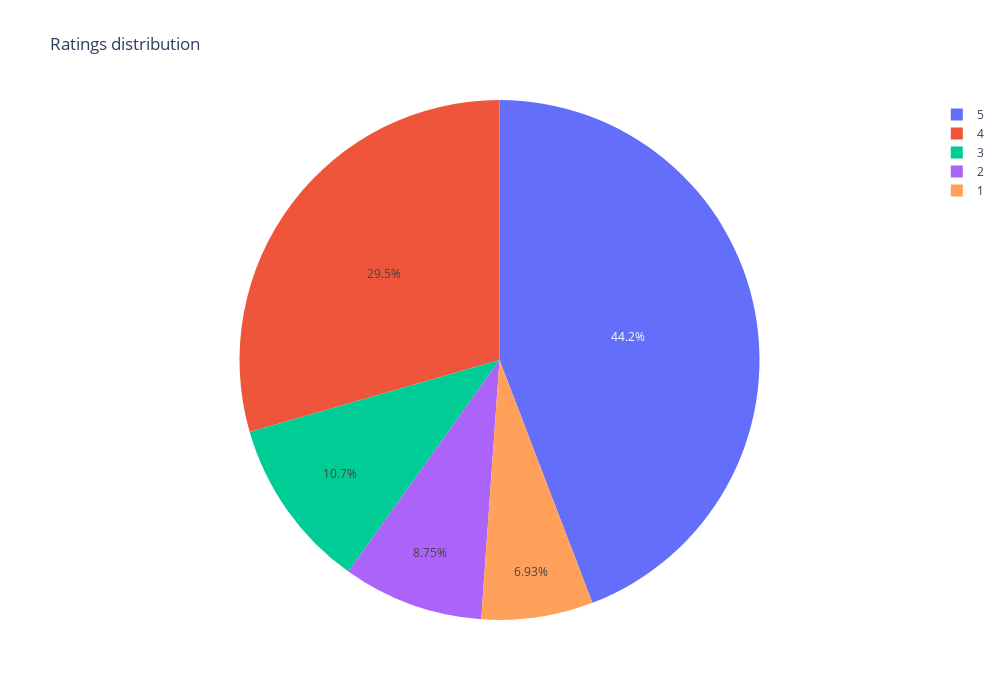

The notebook cell saved with this chart:
### Code cell
px.pie(values=counts.Counts , names=counts.Rating, title='Ratings distribution', width=1000, height=700)

### Figure 1 — Plotly figure (JSON) as saved in the notebook; plotly's stock layout.template omitted (floating-point values rounded to 4 significant figures)
{"data": [{"domain": {"x": [0, 1], "y": [0, 1]}, "hovertemplate": "label=%{label}<br>value=%{value}<extra></extra>", "labels": [5, 4, 3, 2, 1], "legendgroup": "", "name": "", "showlegend": true, "type": "pie", "values": [9054, 6039, 2184, 1793, 1421]}], "layout": {"height": 700, "legend": {"tracegroupgap": 0}, "title": {"text": "Ratings distribution"}, "width": 1000}}
